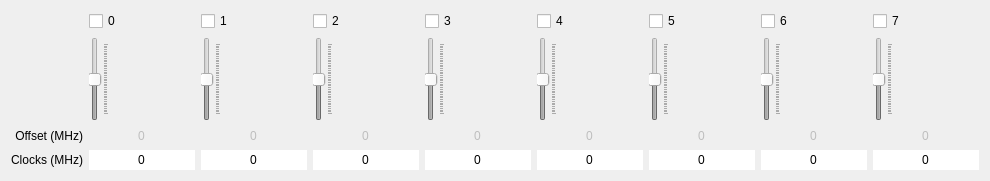
     <widget class="QWidget" name="tab_memory_clock_offsets">
      <attribute name="title">
       <string>Memory clock offsets</string>
      </attribute>
      <layout class="QGridLayout" name="gridLayout_3">
       <item row="0" column="0">
        <layout class="QGridLayout" name="gridLayout_memory_offsets" rowstretch="0,0,0,0,0" columnstretch="0,0,0,0,0,0,0,0,0,0">
         <property name="sizeConstraint">
          <enum>QLayout::SetNoConstraint</enum>
         </property>
         <property name="bottomMargin">
          <number>0</number>
         </property>
         <item row="1" column="8">
          <widget class="QCheckBox" name="checkBox_pstate6_mem">
           <property name="sizePolicy">
            <sizepolicy hsizetype="MinimumExpanding" vsizetype="Fixed">
             <horstretch>0</horstretch>
             <verstretch>0</verstretch>
            </sizepolicy>
           </property>
           <property name="layoutDirection">
            <enum>Qt::LeftToRight</enum>
           </property>
           <property name="text">
            <string>6</string>
           </property>
          </widget>
         </item>
         <item row="4" column="4">
          <widget class="QLineEdit" name="lineEdit_pstate2_mem_max_clock">
           <property name="sizePolicy">
            <sizepolicy hsizetype="MinimumExpanding" vsizetype="Fixed">
             <horstretch>0</horstretch>
             <verstretch>0</verstretch>
            </sizepolicy>
           </property>
           <property name="focusPolicy">
            <enum>Qt::NoFocus</enum>
           </property>
           <property name="text">
            <string>0</string>
           </property>
           <property name="frame">
            <bool>false</bool>
           </property>
           <property name="echoMode">
            <enum>QLineEdit::Normal</enum>
           </property>
           <property name="alignment">
            <set>Qt::AlignCenter</set>
           </property>
           <property name="readOnly">
            <bool>true</bool>
           </property>
           <property name="clearButtonEnabled">
            <bool>false</bool>
           </property>
          </widget>
         </item>
         <item row="2" column="8">
          <widget class="QSlider" name="verticalSlider_pstate6_mem_clock_offset">
           <property name="enabled">
            <bool>false</bool>
           </property>
           <property name="minimum">
            <number>-1000</number>
           </property>
           <property name="maximum">
            <number>1000</number>
           </property>
           <property name="singleStep">
            <number>5</number>
           </property>
           <property name="pageStep">
            <number>10</number>
           </property>
           <property name="orientation">
            <enum>Qt::Vertical</enum>
           </property>
           <property name="tickPosition">
            <enum>QSlider::TicksBelow</enum>
           </property>
           <property name="tickInterval">
            <number>50</number>
           </property>
          </widget>
         </item>
         <item row="1" column="6">
          <widget class="QCheckBox" name="checkBox_pstate4_mem">
           <property name="sizePolicy">
            <sizepolicy hsizetype="MinimumExpanding" vsizetype="Fixed">
             <horstretch>0</horstretch>
             <verstretch>0</verstretch>
            </sizepolicy>
           </property>
           <property name="layoutDirection">
            <enum>Qt::LeftToRight</enum>
           </property>
           <property name="text">
            <string>4</string>
           </property>
          </widget>
         </item>
         <item row="1" column="4">
          <widget class="QCheckBox" name="checkBox_pstate2_mem">
           <property name="sizePolicy">
            <sizepolicy hsizetype="MinimumExpanding" vsizetype="Fixed">
             <horstretch>0</horstretch>
             <verstretch>0</verstretch>
            </sizepolicy>
           </property>
           <property name="layoutDirection">
            <enum>Qt::LeftToRight</enum>
           </property>
           <property name="text">
            <string>2</string>
           </property>
          </widget>
         </item>
         <item row="2" column="4">
          <widget class="QSlider" name="verticalSlider_pstate2_mem_clock_offset">
           <property name="enabled">
            <bool>false</bool>
           </property>
           <property name="minimum">
            <number>-1000</number>
           </property>
           <property name="maximum">
            <number>1000</number>
           </property>
           <property name="singleStep">
            <number>5</number>
           </property>
           <property name="pageStep">
            <number>10</number>
           </property>
           <property name="orientation">
            <enum>Qt::Vertical</enum>
           </property>
           <property name="tickPosition">
            <enum>QSlider::TicksBelow</enum>
           </property>
           <property name="tickInterval">
            <number>50</number>
           </property>
          </widget>
         </item>
         <item row="4" column="8">
          <widget class="QLineEdit" name="lineEdit_pstate6_mem_max_clock">
           <property name="sizePolicy">
            <sizepolicy hsizetype="MinimumExpanding" vsizetype="Fixed">
             <horstretch>0</horstretch>
             <verstretch>0</verstretch>
            </sizepolicy>
           </property>
           <property name="focusPolicy">
            <enum>Qt::NoFocus</enum>
           </property>
           <property name="text">
            <string>0</string>
           </property>
           <property name="frame">
            <bool>false</bool>
           </property>
           <property name="echoMode">
            <enum>QLineEdit::Normal</enum>
           </property>
           <property name="alignment">
            <set>Qt::AlignCenter</set>
           </property>
           <property name="readOnly">
            <bool>true</bool>
           </property>
           <property name="clearButtonEnabled">
            <bool>false</bool>
           </property>
          </widget>
         </item>
         <item row="1" column="2">
          <widget class="QCheckBox" name="checkBox_pstate0_mem">
           <property name="sizePolicy">
            <sizepolicy hsizetype="MinimumExpanding" vsizetype="Fixed">
             <horstretch>0</horstretch>
             <verstretch>0</verstretch>
            </sizepolicy>
           </property>
           <property name="layoutDirection">
            <enum>Qt::LeftToRight</enum>
           </property>
           <property name="text">
            <string>0</string>
           </property>
          </widget>
         </item>
         <item row="4" column="7">
          <widget class="QLineEdit" name="lineEdit_pstate5_gpu_mem_clock">
           <property name="sizePolicy">
            <sizepolicy hsizetype="MinimumExpanding" vsizetype="Fixed">
             <horstretch>0</horstretch>
             <verstretch>0</verstretch>
            </sizepolicy>
           </property>
           <property name="focusPolicy">
            <enum>Qt::NoFocus</enum>
           </property>
           <property name="text">
            <string>0</string>
           </property>
           <property name="frame">
            <bool>false</bool>
           </property>
           <property name="echoMode">
            <enum>QLineEdit::Normal</enum>
           </property>
           <property name="alignment">
            <set>Qt::AlignCenter</set>
           </property>
           <property name="readOnly">
            <bool>true</bool>
           </property>
           <property name="clearButtonEnabled">
            <bool>false</bool>
           </property>
          </widget>
         </item>
         <item row="1" column="5">
          <widget class="QCheckBox" name="checkBox_pstate3_mem">
           <property name="sizePolicy">
            <sizepolicy hsizetype="MinimumExpanding" vsizetype="Fixed">
             <horstretch>0</horstretch>
             <verstretch>0</verstretch>
            </sizepolicy>
           </property>
           <property name="layoutDirection">
            <enum>Qt::LeftToRight</enum>
           </property>
           <property name="text">
            <string>3</string>
           </property>
          </widget>
         </item>
         <item row="1" column="3">
          <widget class="QCheckBox" name="checkBox_pstate1_mem">
           <property name="sizePolicy">
            <sizepolicy hsizetype="MinimumExpanding" vsizetype="Fixed">
             <horstretch>0</horstretch>
             <verstretch>0</verstretch>
            </sizepolicy>
           </property>
           <property name="layoutDirection">
            <enum>Qt::LeftToRight</enum>
           </property>
           <property name="text">
            <string>1</string>
           </property>
          </widget>
         </item>
         <item row="4" column="9">
          <widget class="QLineEdit" name="lineEdit_pstate7_mem_max_clock">
           <property name="sizePolicy">
            <sizepolicy hsizetype="MinimumExpanding" vsizetype="Fixed">
             <horstretch>0</horstretch>
             <verstretch>0</verstretch>
            </sizepolicy>
           </property>
           <property name="focusPolicy">
            <enum>Qt::NoFocus</enum>
           </property>
           <property name="text">
            <string>0</string>
           </property>
           <property name="frame">
            <bool>false</bool>
           </property>
           <property name="echoMode">
            <enum>QLineEdit::Normal</enum>
           </property>
           <property name="alignment">
            <set>Qt::AlignCenter</set>
           </property>
           <property name="readOnly">
            <bool>true</bool>
           </property>
           <property name="clearButtonEnabled">
            <bool>false</bool>
           </property>
          </widget>
         </item>
         <item row="2" column="7">
          <widget class="QSlider" name="verticalSlider_pstate5_mem_clock_offset">
           <property name="enabled">
            <bool>false</bool>
           </property>
           <property name="minimum">
            <number>-1000</number>
           </property>
           <property name="maximum">
            <number>1000</number>
           </property>
           <property name="singleStep">
            <number>5</number>
           </property>
           <property name="pageStep">
            <number>10</number>
           </property>
           <property name="orientation">
            <enum>Qt::Vertical</enum>
           </property>
           <property name="tickPosition">
            <enum>QSlider::TicksBelow</enum>
           </property>
           <property name="tickInterval">
            <number>50</number>
           </property>
          </widget>
         </item>
         <item row="3" column="2">
          <widget class="QSpinBox" name="spinBox_pstate0_mem_clock_offset">
           <property name="enabled">
            <bool>false</bool>
           </property>
           <property name="sizePolicy">
            <sizepolicy hsizetype="MinimumExpanding" vsizetype="Fixed">
             <horstretch>0</horstretch>
             <verstretch>0</verstretch>
            </sizepolicy>
           </property>
           <property name="frame">
            <bool>false</bool>
           </property>
           <property name="alignment">
            <set>Qt::AlignCenter</set>
           </property>
           <property name="buttonSymbols">
            <enum>QAbstractSpinBox::NoButtons</enum>
           </property>
           <property name="suffix">
            <string notr="true"/>
           </property>
           <property name="minimum">
            <number>-1000</number>
           </property>
           <property name="maximum">
            <number>1000</number>
           </property>
           <property name="singleStep">
            <number>5</number>
           </property>
          </widget>
         </item>
         <item row="3" column="4">
          <widget class="QSpinBox" name="spinBox_pstate2_mem_clock_offset">
           <property name="enabled">
            <bool>false</bool>
           </property>
           <property name="sizePolicy">
            <sizepolicy hsizetype="MinimumExpanding" vsizetype="Fixed">
             <horstretch>0</horstretch>
             <verstretch>0</verstretch>
            </sizepolicy>
           </property>
           <property name="frame">
            <bool>false</bool>
           </property>
           <property name="alignment">
            <set>Qt::AlignCenter</set>
           </property>
           <property name="buttonSymbols">
            <enum>QAbstractSpinBox::NoButtons</enum>
           </property>
           <property name="suffix">
            <string notr="true"/>
           </property>
           <property name="minimum">
            <number>-1000</number>
           </property>
           <property name="maximum">
            <number>1000</number>
           </property>
           <property name="singleStep">
            <number>5</number>
           </property>
          </widget>
         </item>
         <item row="3" column="6">
          <widget class="QSpinBox" name="spinBox_pstate4_mem_clock_offset">
           <property name="enabled">
            <bool>false</bool>
           </property>
           <property name="sizePolicy">
            <sizepolicy hsizetype="MinimumExpanding" vsizetype="Fixed">
             <horstretch>0</horstretch>
             <verstretch>0</verstretch>
            </sizepolicy>
           </property>
           <property name="frame">
            <bool>false</bool>
           </property>
           <property name="alignment">
            <set>Qt::AlignCenter</set>
           </property>
           <property name="buttonSymbols">
            <enum>QAbstractSpinBox::NoButtons</enum>
           </property>
           <property name="suffix">
            <string notr="true"/>
           </property>
           <property name="minimum">
            <number>-1000</number>
           </property>
           <property name="maximum">
            <number>1000</number>
           </property>
           <property name="singleStep">
            <number>5</number>
           </property>
          </widget>
         </item>
         <item row="4" column="6">
          <widget class="QLineEdit" name="lineEdit_pstate4_mem_max_clock">
           <property name="sizePolicy">
            <sizepolicy hsizetype="MinimumExpanding" vsizetype="Fixed">
             <horstretch>0</horstretch>
             <verstretch>0</verstretch>
            </sizepolicy>
           </property>
           <property name="focusPolicy">
            <enum>Qt::NoFocus</enum>
           </property>
           <property name="text">
            <string>0</string>
           </property>
           <property name="frame">
            <bool>false</bool>
           </property>
           <property name="echoMode">
            <enum>QLineEdit::Normal</enum>
           </property>
           <property name="alignment">
            <set>Qt::AlignCenter</set>
           </property>
           <property name="readOnly">
            <bool>true</bool>
           </property>
           <property name="clearButtonEnabled">
            <bool>false</bool>
           </property>
          </widget>
         </item>
         <item row="2" column="5">
          <widget class="QSlider" name="verticalSlider_pstate3_mem_clock_offset">
           <property name="enabled">
            <bool>false</bool>
           </property>
           <property name="minimum">
            <number>-1000</number>
           </property>
           <property name="maximum">
            <number>1000</number>
           </property>
           <property name="singleStep">
            <number>5</number>
           </property>
           <property name="pageStep">
            <number>10</number>
           </property>
           <property name="orientation">
            <enum>Qt::Vertical</enum>
           </property>
           <property name="tickPosition">
            <enum>QSlider::TicksBelow</enum>
           </property>
           <property name="tickInterval">
            <number>50</number>
           </property>
          </widget>
         </item>
         <item row="3" column="3">
          <widget class="QSpinBox" name="spinBox_pstate1_mem_clock_offset">
           <property name="enabled">
            <bool>false</bool>
           </property>
           <property name="sizePolicy">
            <sizepolicy hsizetype="MinimumExpanding" vsizetype="Fixed">
             <horstretch>0</horstretch>
             <verstretch>0</verstretch>
            </sizepolicy>
           </property>
           <property name="frame">
            <bool>false</bool>
           </property>
           <property name="alignment">
            <set>Qt::AlignCenter</set>
           </property>
           <property name="buttonSymbols">
            <enum>QAbstractSpinBox::NoButtons</enum>
           </property>
           <property name="suffix">
            <string notr="true"/>
           </property>
           <property name="minimum">
            <number>-1000</number>
           </property>
           <property name="maximum">
            <number>1000</number>
           </property>
           <property name="singleStep">
            <number>5</number>
           </property>
          </widget>
         </item>
         <item row="3" column="5">
          <widget class="QSpinBox" name="spinBox_pstate3_mem_clock_offset">
           <property name="enabled">
            <bool>false</bool>
           </property>
           <property name="sizePolicy">
            <sizepolicy hsizetype="MinimumExpanding" vsizetype="Fixed">
             <horstretch>0</horstretch>
             <verstretch>0</verstretch>
            </sizepolicy>
           </property>
           <property name="frame">
            <bool>false</bool>
           </property>
           <property name="alignment">
            <set>Qt::AlignCenter</set>
           </property>
           <property name="buttonSymbols">
            <enum>QAbstractSpinBox::NoButtons</enum>
           </property>
           <property name="suffix">
            <string notr="true"/>
           </property>
           <property name="minimum">
            <number>-1000</number>
           </property>
           <property name="maximum">
            <number>1000</number>
           </property>
           <property name="singleStep">
            <number>5</number>
           </property>
          </widget>
         </item>
         <item row="2" column="2">
          <widget class="QSlider" name="verticalSlider_pstate0_mem_clock_offset">
           <property name="enabled">
            <bool>false</bool>
           </property>
           <property name="minimum">
            <number>-1000</number>
           </property>
           <property name="maximum">
            <number>1000</number>
           </property>
           <property name="singleStep">
            <number>5</number>
           </property>
           <property name="pageStep">
            <number>10</number>
           </property>
           <property name="orientation">
            <enum>Qt::Vertical</enum>
           </property>
           <property name="tickPosition">
            <enum>QSlider::TicksBelow</enum>
           </property>
           <property name="tickInterval">
            <number>50</number>
           </property>
          </widget>
         </item>
         <item row="4" column="2">
          <widget class="QLineEdit" name="lineEdit_pstate0_mem_max_clock">
           <property name="sizePolicy">
            <sizepolicy hsizetype="MinimumExpanding" vsizetype="Fixed">
             <horstretch>0</horstretch>
             <verstretch>0</verstretch>
            </sizepolicy>
           </property>
           <property name="focusPolicy">
            <enum>Qt::NoFocus</enum>
           </property>
           <property name="text">
            <string>0</string>
           </property>
           <property name="frame">
            <bool>false</bool>
           </property>
           <property name="echoMode">
            <enum>QLineEdit::Normal</enum>
           </property>
           <property name="alignment">
            <set>Qt::AlignCenter</set>
           </property>
           <property name="readOnly">
            <bool>true</bool>
           </property>
           <property name="clearButtonEnabled">
            <bool>false</bool>
           </property>
          </widget>
         </item>
         <item row="1" column="7">
          <widget class="QCheckBox" name="checkBox_pstate5_mem">
           <property name="sizePolicy">
            <sizepolicy hsizetype="MinimumExpanding" vsizetype="Fixed">
             <horstretch>0</horstretch>
             <verstretch>0</verstretch>
            </sizepolicy>
           </property>
           <property name="layoutDirection">
            <enum>Qt::LeftToRight</enum>
           </property>
           <property name="text">
            <string>5</string>
           </property>
          </widget>
         </item>
         <item row="2" column="6">
          <widget class="QSlider" name="verticalSlider_pstate4_mem_clock_offset">
           <property name="enabled">
            <bool>false</bool>
           </property>
           <property name="minimum">
            <number>-1000</number>
           </property>
           <property name="maximum">
            <number>1000</number>
           </property>
           <property name="singleStep">
            <number>5</number>
           </property>
           <property name="pageStep">
            <number>10</number>
           </property>
           <property name="orientation">
            <enum>Qt::Vertical</enum>
           </property>
           <property name="tickPosition">
            <enum>QSlider::TicksBelow</enum>
           </property>
           <property name="tickInterval">
            <number>50</number>
           </property>
          </widget>
         </item>
         <item row="2" column="3">
          <widget class="QSlider" name="verticalSlider_pstate1_mem_clock_offset">
           <property name="enabled">
            <bool>false</bool>
           </property>
           <property name="minimum">
            <number>-1000</number>
           </property>
           <property name="maximum">
            <number>1000</number>
           </property>
           <property name="singleStep">
            <number>5</number>
           </property>
           <property name="pageStep">
            <number>10</number>
           </property>
           <property name="orientation">
            <enum>Qt::Vertical</enum>
           </property>
           <property name="tickPosition">
            <enum>QSlider::TicksBelow</enum>
           </property>
           <property name="tickInterval">
            <number>50</number>
           </property>
          </widget>
         </item>
         <item row="3" column="7">
          <widget class="QSpinBox" name="spinBox_pstate5_mem_clock_offset">
           <property name="enabled">
            <bool>false</bool>
           </property>
           <property name="sizePolicy">
            <sizepolicy hsizetype="MinimumExpanding" vsizetype="Fixed">
             <horstretch>0</horstretch>
             <verstretch>0</verstretch>
            </sizepolicy>
           </property>
           <property name="frame">
            <bool>false</bool>
           </property>
           <property name="alignment">
            <set>Qt::AlignCenter</set>
           </property>
           <property name="buttonSymbols">
            <enum>QAbstractSpinBox::NoButtons</enum>
           </property>
           <property name="suffix">
            <string notr="true"/>
           </property>
           <property name="minimum">
            <number>-1000</number>
           </property>
           <property name="maximum">
            <number>1000</number>
           </property>
           <property name="singleStep">
            <number>5</number>
           </property>
          </widget>
         </item>
         <item row="1" column="9">
          <widget class="QCheckBox" name="checkBox_pstate7_mem">
           <property name="sizePolicy">
            <sizepolicy hsizetype="MinimumExpanding" vsizetype="Fixed">
             <horstretch>0</horstretch>
             <verstretch>0</verstretch>
            </sizepolicy>
           </property>
           <property name="layoutDirection">
            <enum>Qt::LeftToRight</enum>
           </property>
           <property name="text">
            <string>7</string>
           </property>
          </widget>
         </item>
         <item row="3" column="9">
          <widget class="QSpinBox" name="spinBox_pstate7_mem_clock_offset">
           <property name="enabled">
            <bool>false</bool>
           </property>
           <property name="sizePolicy">
            <sizepolicy hsizetype="MinimumExpanding" vsizetype="Fixed">
             <horstretch>0</horstretch>
             <verstretch>0</verstretch>
            </sizepolicy>
           </property>
           <property name="frame">
            <bool>false</bool>
           </property>
           <property name="alignment">
            <set>Qt::AlignCenter</set>
           </property>
           <property name="buttonSymbols">
            <enum>QAbstractSpinBox::NoButtons</enum>
           </property>
           <property name="suffix">
            <string notr="true"/>
           </property>
           <property name="minimum">
            <number>-1000</number>
           </property>
           <property name="maximum">
            <number>1000</number>
           </property>
           <property name="singleStep">
            <number>5</number>
           </property>
          </widget>
         </item>
         <item row="4" column="5">
          <widget class="QLineEdit" name="lineEdit_pstate3_mem_max_clock">
           <property name="sizePolicy">
            <sizepolicy hsizetype="MinimumExpanding" vsizetype="Fixed">
             <horstretch>0</horstretch>
             <verstretch>0</verstretch>
            </sizepolicy>
           </property>
           <property name="focusPolicy">
            <enum>Qt::NoFocus</enum>
           </property>
           <property name="text">
            <string>0</string>
           </property>
           <property name="frame">
            <bool>false</bool>
           </property>
           <property name="echoMode">
            <enum>QLineEdit::Normal</enum>
           </property>
           <property name="alignment">
            <set>Qt::AlignCenter</set>
           </property>
           <property name="readOnly">
            <bool>true</bool>
           </property>
           <property name="clearButtonEnabled">
            <bool>false</bool>
           </property>
          </widget>
         </item>
         <item row="3" column="8">
          <widget class="QSpinBox" name="spinBox_pstate6_mem_clock_offset">
           <property name="enabled">
            <bool>false</bool>
           </property>
           <property name="sizePolicy">
            <sizepolicy hsizetype="MinimumExpanding" vsizetype="Fixed">
             <horstretch>0</horstretch>
             <verstretch>0</verstretch>
            </sizepolicy>
           </property>
           <property name="frame">
            <bool>false</bool>
           </property>
           <property name="alignment">
            <set>Qt::AlignCenter</set>
           </property>
           <property name="buttonSymbols">
            <enum>QAbstractSpinBox::NoButtons</enum>
           </property>
           <property name="suffix">
            <string notr="true"/>
           </property>
           <property name="minimum">
            <number>-1000</number>
           </property>
           <property name="maximum">
            <number>1000</number>
           </property>
           <property name="singleStep">
            <number>5</number>
           </property>
          </widget>
         </item>
         <item row="2" column="9">
          <widget class="QSlider" name="verticalSlider_pstate7_mem_clock_offset">
           <property name="enabled">
            <bool>false</bool>
           </property>
           <property name="minimum">
            <number>-1000</number>
           </property>
           <property name="maximum">
            <number>1000</number>
           </property>
           <property name="singleStep">
            <number>5</number>
           </property>
           <property name="pageStep">
            <number>10</number>
           </property>
           <property name="value">
            <number>0</number>
           </property>
           <property name="orientation">
            <enum>Qt::Vertical</enum>
           </property>
           <property name="tickPosition">
            <enum>QSlider::TicksBelow</enum>
           </property>
           <property name="tickInterval">
            <number>50</number>
           </property>
          </widget>
         </item>
         <item row="4" column="3">
          <widget class="QLineEdit" name="lineEdit_pstate1_mem_max_clock">
           <property name="sizePolicy">
            <sizepolicy hsizetype="MinimumExpanding" vsizetype="Fixed">
             <horstretch>0</horstretch>
             <verstretch>0</verstretch>
            </sizepolicy>
           </property>
           <property name="focusPolicy">
            <enum>Qt::NoFocus</enum>
           </property>
           <property name="text">
            <string>0</string>
           </property>
           <property name="frame">
            <bool>false</bool>
           </property>
           <property name="echoMode">
            <enum>QLineEdit::Normal</enum>
           </property>
           <property name="alignment">
            <set>Qt::AlignCenter</set>
           </property>
           <property name="readOnly">
            <bool>true</bool>
           </property>
           <property name="clearButtonEnabled">
            <bool>false</bool>
           </property>
          </widget>
         </item>
         <item row="3" column="1">
          <widget class="QLabel" name="label_footer_4">
           <property name="sizePolicy">
            <sizepolicy hsizetype="MinimumExpanding" vsizetype="Preferred">
             <horstretch>0</horstretch>
             <verstretch>0</verstretch>
            </sizepolicy>
           </property>
           <property name="text">
            <string>Offset (MHz)</string>
           </property>
           <property name="alignment">
            <set>Qt::AlignRight|Qt::AlignTrailing|Qt::AlignVCenter</set>
           </property>
          </widget>
         </item>
         <item row="4" column="1">
          <widget class="QLabel" name="label_footer_5">
           <property name="sizePolicy">
            <sizepolicy hsizetype="MinimumExpanding" vsizetype="Preferred">
             <horstretch>0</horstretch>
             <verstretch>0</verstretch>
            </sizepolicy>
           </property>
           <property name="text">
            <string>Clocks (MHz)</string>
           </property>
           <property name="alignment">
            <set>Qt::AlignRight|Qt::AlignTrailing|Qt::AlignVCenter</set>
           </property>
          </widget>
         </item>
        </layout>
       </item>
      </layout>
     </widget>
